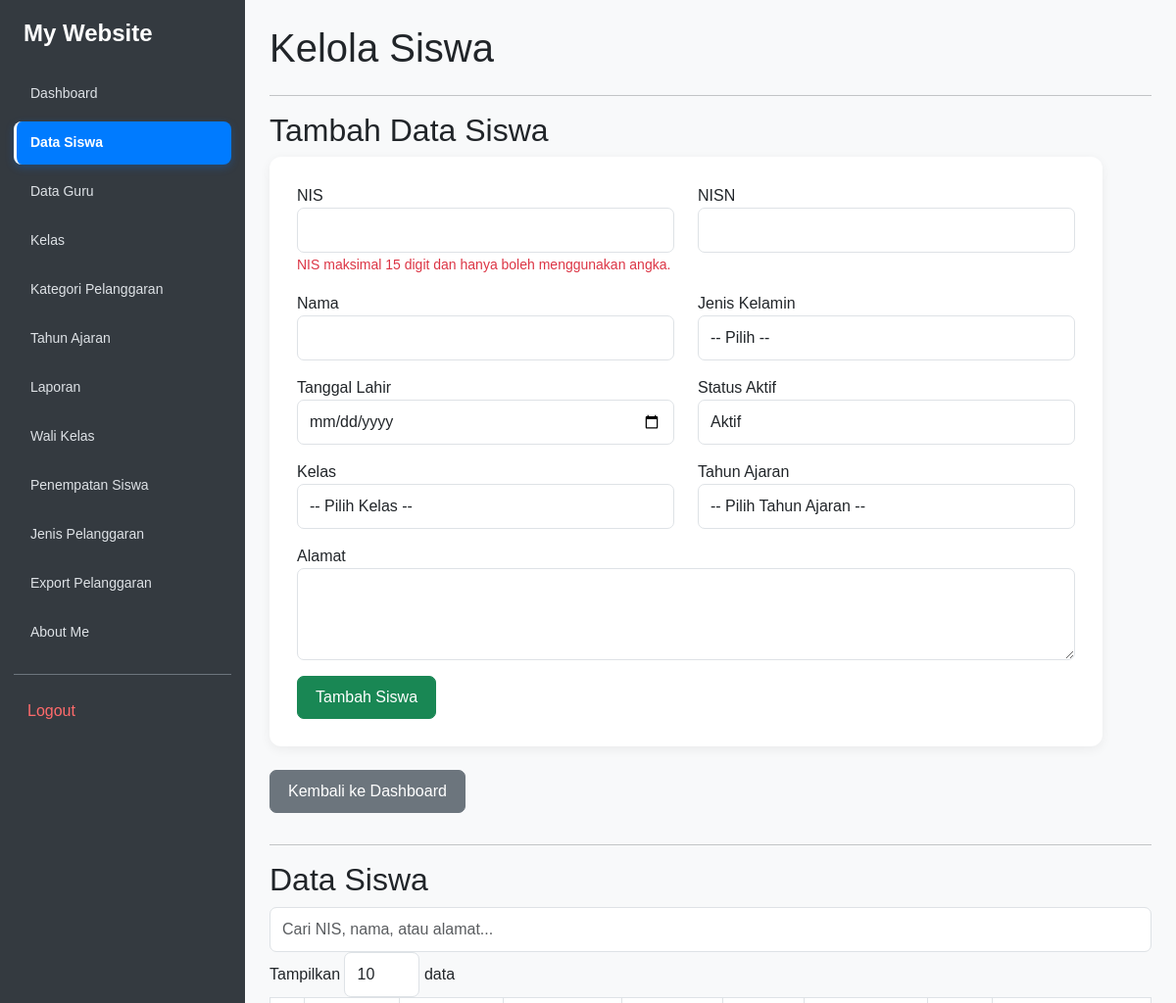
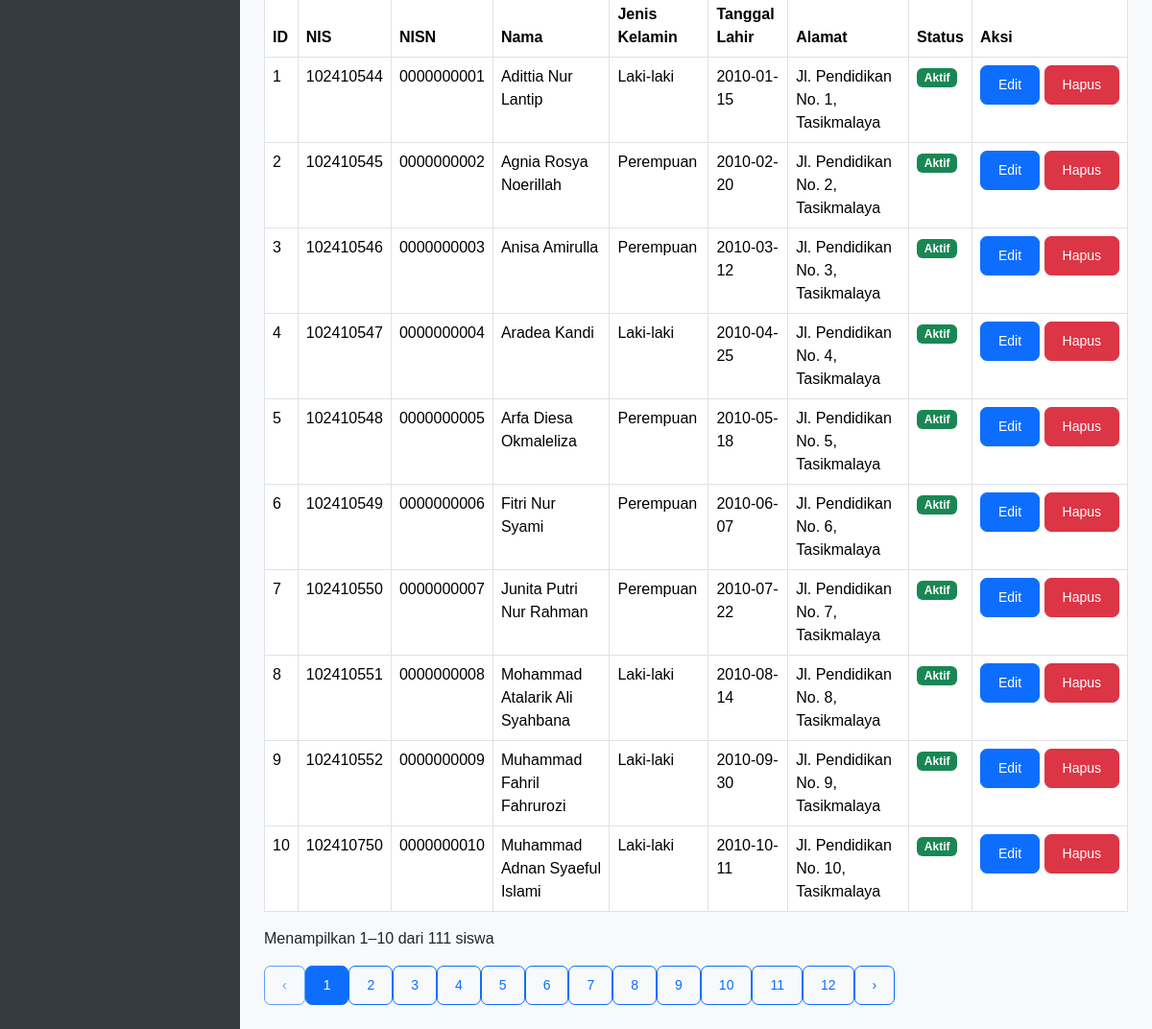
The page /kelola_siswa.php (signed in) on the database its author committed (2 pictures, top to bottom).
### tables this page shows
CREATE TABLE `t_siswa` (
  `id` int(11) NOT NULL,
  `nis` varchar(30) NOT NULL,
  `nisn` varchar(20) NOT NULL,
  `nama` varchar(150) NOT NULL,
  `jenis_kelamin` char(1) NOT NULL,
  `tanggal_lahir` date NOT NULL,
  `alamat` text NOT NULL,
  `status_aktif` tinyint(1) NOT NULL,
  `created_at` timestamp NOT NULL DEFAULT current_timestamp(),
  `updated_at` timestamp NOT NULL DEFAULT current_timestamp()
);

### kelola_siswa.php (the view, shortened to what this page needs)
<?php
include 'config/koneksi.php';
$sql = "SELECT * FROM t_siswa ORDER BY id ASC";
$query = mysqli_query($koneksi, $sql);
?>
<!DOCTYPE html>
<html lang="id">
<head>
    <link href="https://cdn.jsdelivr.net/npm/bootstrap@5.3.8/dist/css/bootstrap.min.css" rel="stylesheet">
</head>
<body>
<?php include 'includes/sidebar.php'; ?>
<main class="main-content">
    <h1 class="mb-4">Kelola Siswa</h1>
    <hr>
    <h2>Tambah Data Siswa</h2>
    <form action="proses_siswa.php" method="POST"
          class="form-tambah mb-4" id="formSiswa">
        <div class="row">
            <div class="form-group col-md-6 mb-3">
    <label>NIS</label>
    <input type="text" name="nis"
           id="nis"
           class="form-control"
           maxlength="15"
           pattern="[0-9]{1,15}"
           inputmode="numeric"
           required>
    <small id="peringatanNIS" class="text-danger">
        NIS maksimal 15 digit dan hanya boleh menggunakan angka.
    </small>
</div>
            <div class="form-group col-md-6 mb-3">
                <label>NISN</label>
                <input type="text" name="nisn"
                       class="form-control"
                       maxlength="10"
                       minlength="10"
                       pattern="[0-9]{10}"
                       inputmode="numeric"
                       required>
            </div>
            <div class="form-group col-md-6 mb-3">
                <label>Nama</label>
                <input type="text" name="nama"
                       class="form-control" required>
            </div>
            <div class="form-group col-md-6 mb-3">
                <label>Jenis Kelamin</label>
                <select name="jenis_kelamin"
                        class="form-control" required>
                    <option value="">-- Pilih --</option>
                </select>
            </div>
            <div class="form-group col-md-6 mb-3">
                <label>Tanggal Lahir</label>
                <input type="date" name="tanggal_lahir"
                       class="form-control" required>
            </div>
            <div class="form-group col-md-6 mb-3">
                <label>Status Aktif</label>
                <select name="status_aktif"
                        class="form-control" required>
                    <option value="1">Aktif</option>
                </select>
            </div>
            <div class="form-group col-md-6 mb-3">
                <label>Kelas</label>
                <select name="kelas_id" class="form-control" required>
                    <option value="">-- Pilih Kelas --</option>
                </select>
            </div>
            <div class="form-group col-md-6 mb-3">
                <label>Tahun Ajaran</label>
                <select name="tahun_ajaran_id" class="form-control" required>
                    <option value="">-- Pilih Tahun Ajaran --</option>
                </select>
            </div>
            <div class="form-group col-12 mb-3">
                <label>Alamat</label>
                <textarea name="alamat" class="form-control"
                          rows="3" required></textarea>
            </div>
        </div>
        <button type="submit" class="btn btn-success">
            Tambah Siswa
        </button>
    </form>
    <a href="dashboard.php" class="btn btn-secondary mb-3">
        Kembali ke Dashboard
    </a>
    <hr>
    <h2>Data Siswa</h2>
    <div class="kontrol-tabel">
        <input type="search" id="cariSiswa"
               class="form-control"
               placeholder="Cari NIS, nama, atau alamat...">
        <label class="mb-0">
            Tampilkan
            <select id="jumlahSiswa" class="form-control"
                    style="display:inline-block;width:auto;">
                <option value="10" selected>10</option>
            </select>
            data
        </label>
    </div>
    <div class="tabel-wrapper">
        <table class="table table-bordered table-hover"
               id="tabelSiswa">
            <thead>
                <tr>
                    <th>ID</th>
                    <th>NIS</th>
                    <th>NISN</th>
                    <th>Nama</th>
                    <th>Jenis Kelamin</th>
                    <th>Tanggal Lahir</th>
                    <th>Alamat</th>
                    <th>Status</th>
                    <th>Aksi</th>
                </tr>
            </thead>
            <tbody>
            <?php if (mysqli_num_rows($query) > 0): ?>
                <?php while ($siswa = mysqli_fetch_assoc($query)): ?>
                    <tr>
                        <td><?= (int)$siswa['id'] ?></td>
                        <td><?= htmlspecialchars($siswa['nis'] ?? '') ?></td>
                        <td><?= htmlspecialchars($siswa['nisn'] ?? '') ?></td>
                        <td><?= htmlspecialchars($siswa['nama'] ?? '') ?></td>
                        <td>
                            <?= ($siswa['jenis_kelamin'] ?? '') === 'L'
                                ? 'Laki-laki'
                                : 'Perempuan' ?>
                        </td>
                        <td>
                            <?= htmlspecialchars($siswa['tanggal_lahir'] ?? '') ?>
                        </td>
                        <td><?= htmlspecialchars($siswa['alamat'] ?? '') ?></td>
                        <td>
                            <?php if (($siswa['status_aktif'] ?? 0) == 1): ?>
                                <span class="badge bg-success">Aktif</span>
                            <?php else: ?>
                                <span class="badge bg-secondary">Tidak Aktif</span>
                            <?php endif; ?>
                        </td>
                        <td class="text-nowrap">
                            <a href="edit_siswa.php?id=<?= (int)$siswa['id'] ?>"
                               class="btn btn-primary btn-sm">
                                Edit
                            </a>
                            <a href="hapus_siswa.php?id=<?= (int)$siswa['id'] ?>"
                               class="btn btn-danger btn-sm"
                               onclick="return confirm('Yakin ingin menghapus data siswa ini?')">
                                Hapus
                            </a>
                        </td>
                    </tr>
                <?php endwhile; ?>
            <?php endif; ?>
            </tbody>
        </table>
    </div>
    <p id="infoSiswa" class="mt-3"></p>
    <div id="paginasiSiswa" class="paginasi"></div>
</main>
</body>
</html>

### includes/sidebar.css (style rules this page uses)
body { background: #f8f9fa; margin: 0; }
.main-content { margin-left: 250px; padding: 25px; min-width: 0; box-sizing: border-box; }

### kelola_siswa.php (style rules this page uses)
body { background: #f8f9fa; font-family: Arial, sans-serif; }
.main-content { margin-left: 250px; padding: 25px; min-width: 0; }
.form-tambah { background: white; border-radius: 12px; padding: 28px; box-shadow: 0 3px 12px rgba(0,0,0,0.06); max-width: 850px; }
.form-control, .form-select { padding: 10px 12px; border-radius: 7px; }
.btn { padding: 9px 18px; border-radius: 7px; }

### rows shown on the page
t_siswa: id "1", nis "102410544", nisn "0000000001", nama "Adittia Nur Lantip", jenis_kelamin "Laki-laki", tanggal_lahir "2010-01-15", alamat "Jl. Pendidikan No. 1, Tasikmalaya", status_aktif "Aktif"
t_siswa: id "2", nis "102410545", nisn "0000000002", nama "Agnia Rosya Noerillah", jenis_kelamin "Perempuan", tanggal_lahir "2010-02-20", alamat "Jl. Pendidikan No. 2, Tasikmalaya", status_aktif "Aktif"
t_siswa: id "3", nis "102410546", nisn "0000000003", nama "Anisa Amirulla", jenis_kelamin "Perempuan", tanggal_lahir "2010-03-12", alamat "Jl. Pendidikan No. 3, Tasikmalaya", status_aktif "Aktif"
t_siswa: id "4", nis "102410547", nisn "0000000004", nama "Aradea Kandi", jenis_kelamin "Laki-laki", tanggal_lahir "2010-04-25", alamat "Jl. Pendidikan No. 4, Tasikmalaya", status_aktif "Aktif"
t_siswa: id "5", nis "102410548", nisn "0000000005", nama "Arfa Diesa Okmaleliza", jenis_kelamin "Perempuan", tanggal_lahir "2010-05-18", alamat "Jl. Pendidikan No. 5, Tasikmalaya", status_aktif "Aktif"
t_siswa: id "6", nis "102410549", nisn "0000000006", nama "Fitri Nur Syami", jenis_kelamin "Perempuan", tanggal_lahir "2010-06-07", alamat "Jl. Pendidikan No. 6, Tasikmalaya", status_aktif "Aktif"
t_siswa: id "7", nis "102410550", nisn "0000000007", nama "Junita Putri Nur Rahman", jenis_kelamin "Perempuan", tanggal_lahir "2010-07-22", alamat "Jl. Pendidikan No. 7, Tasikmalaya", status_aktif "Aktif"
t_siswa: id "8", nis "102410551", nisn "0000000008", nama "Mohammad Atalarik Ali Syahbana", jenis_kelamin "Laki-laki", tanggal_lahir "2010-08-14", alamat "Jl. Pendidikan No. 8, Tasikmalaya", status_aktif "Aktif"
t_siswa: id "9", nis "102410552", nisn "0000000009", nama "Muhammad Fahril Fahrurozi", jenis_kelamin "Laki-laki", tanggal_lahir "2010-09-30", alamat "Jl. Pendidikan No. 9, Tasikmalaya", status_aktif "Aktif"
t_siswa: id "10", nis "102410750", nisn "0000000010", nama "Muhammad Adnan Syaeful Islami", jenis_kelamin "Laki-laki", tanggal_lahir "2010-10-11", alamat "Jl. Pendidikan No. 10, Tasikmalaya", status_aktif "Aktif"

### other values the page prints
$item[0] "Dashboard"
$item[0] "Data Siswa"
$item[0] "Data Guru"
$item[0] "Kelas"
$item[0] "Kategori Pelanggaran"
$item[0] "Tahun Ajaran"
$item[0] "Laporan"
$item[0] "Wali Kelas"
$item[0] "Penempatan Siswa"
$item[0] "Jenis Pelanggaran"
$item[0] "Export Pelanggaran"
$item[0] "About Me"
